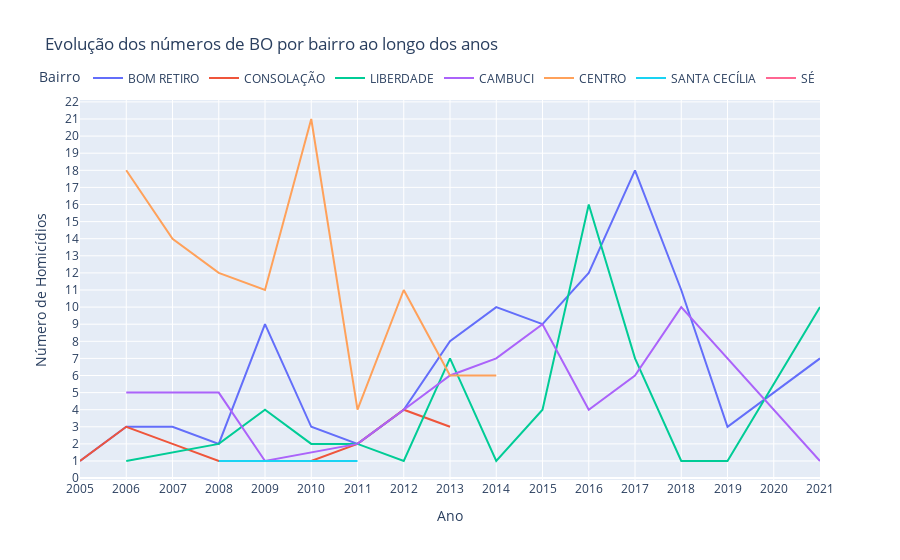

The notebook cell this image was saved under:
### Code cell
linha_interativo(centro)

### Figure 1 — Plotly figure (JSON) as saved in the notebook; plotly's stock layout.template omitted (floating-point values rounded to 4 significant figures)
{"data": [{"hovertemplate": "BAIRRO=BOM RETIRO<br>ANO=%{x}<br>NUM_BO=%{y}<extra></extra>", "legendgroup": "BOM RETIRO", "line": {"color": "#636efa", "dash": "solid"}, "marker": {"symbol": "circle"}, "mode": "lines", "name": "BOM RETIRO", "orientation": "v", "showlegend": true, "type": "scatter", "x": [2005, 2006, 2007, 2008, 2009, 2010, 2011, 2012, 2013, 2014, 2015, 2016, 2017, 2018, 2019, 2021], "xaxis": "x", "y": [1, 3, 3, 2, 9, 3, 2, 4, 8, 10, 9, 12, 18, 11, 3, 7], "yaxis": "y"}, {"hovertemplate": "BAIRRO=CONSOLAÇÃO<br>ANO=%{x}<br>NUM_BO=%{y}<extra></extra>", "legendgroup": "CONSOLAÇÃO", "line": {"color": "#EF553B", "dash": "solid"}, "marker": {"symbol": "circle"}, "mode": "lines", "name": "CONSOLAÇÃO", "orientation": "v", "showlegend": true, "type": "scatter", "x": [2005, 2006, 2007, 2008, 2010, 2011, 2012, 2013], "xaxis": "x", "y": [1, 3, 2, 1, 1, 2, 4, 3], "yaxis": "y"}, {"hovertemplate": "BAIRRO=LIBERDADE<br>ANO=%{x}<br>NUM_BO=%{y}<extra></extra>", "legendgroup": "LIBERDADE", "line": {"color": "#00cc96", "dash": "solid"}, "marker": {"symbol": "circle"}, "mode": "lines", "name": "LIBERDADE", "orientation": "v", "showlegend": true, "type": "scatter", "x": [2006, 2008, 2009, 2010, 2011, 2012, 2013, 2014, 2015, 2016, 2017, 2018, 2019, 2021], "xaxis": "x", "y": [1, 2, 4, 2, 2, 1, 7, 1, 4, 16, 7, 1, 1, 10], "yaxis": "y"}, {"hovertemplate": "BAIRRO=CAMBUCI<br>ANO=%{x}<br>NUM_BO=%{y}<extra></extra>", "legendgroup": "CAMBUCI", "line": {"color": "#ab63fa", "dash": "solid"}, "marker": {"symbol": "circle"}, "mode": "lines", "name": "CAMBUCI", "orientation": "v", "showlegend": true, "type": "scatter", "x": [2006, 2008, 2009, 2011, 2012, 2013, 2014, 2015, 2016, 2017, 2018, 2021], "xaxis": "x", "y": [5, 5, 1, 2, 4, 6, 7, 9, 4, 6, 10, 1], "yaxis": "y"}, {"hovertemplate": "BAIRRO=CENTRO<br>ANO=%{x}<br>NUM_BO=%{y}<extra></extra>", "legendgroup": "CENTRO", "line": {"color": "#FFA15A", "dash": "solid"}, "marker": {"symbol": "circle"}, "mode": "lines", "name": "CENTRO", "orientation": "v", "showlegend": true, "type": "scatter", "x": [2006, 2007, 2008, 2009, 2010, 2011, 2012, 2013, 2014], "xaxis": "x", "y": [18, 14, 12, 11, 21, 4, 11, 6, 6], "yaxis": "y"}, {"hovertemplate": "BAIRRO=SANTA CECÍLIA<br>ANO=%{x}<br>NUM_BO=%{y}<extra></extra>", "legendgroup": "SANTA CECÍLIA", "line": {"color": "#19d3f3", "dash": "solid"}, "marker": {"symbol": "circle"}, "mode": "lines", "name": "SANTA CECÍLIA", "orientation": "v", "showlegend": true, "type": "scatter", "x": [2008, 2011], "xaxis": "x", "y": [1, 1], "yaxis": "y"}, {"hovertemplate": "BAIRRO=SÉ<br>ANO=%{x}<br>NUM_BO=%{y}<extra></extra>", "legendgroup": "SÉ", "line": {"color": "#FF6692", "dash": "solid"}, "marker": {"symbol": "circle"}, "mode": "lines", "name": "SÉ", "orientation": "v", "showlegend": true, "type": "scatter", "x": [2011], "xaxis": "x", "y": [1], "yaxis": "y"}], "layout": {"legend": {"orientation": "h", "title": {"text": "Bairro"}, "tracegroupgap": 0, "x": 1, "xanchor": "right", "y": 1.02, "yanchor": "bottom"}, "title": {"text": "Evolução dos números de BO por bairro ao longo dos anos"}, "xaxis": {"anchor": "y", "domain": [0, 1], "tickmode": "linear", "title": {"text": "Ano"}}, "yaxis": {"anchor": "x", "domain": [0, 1], "tickmode": "linear", "title": {"text": "Número de Homicídios"}}}}
